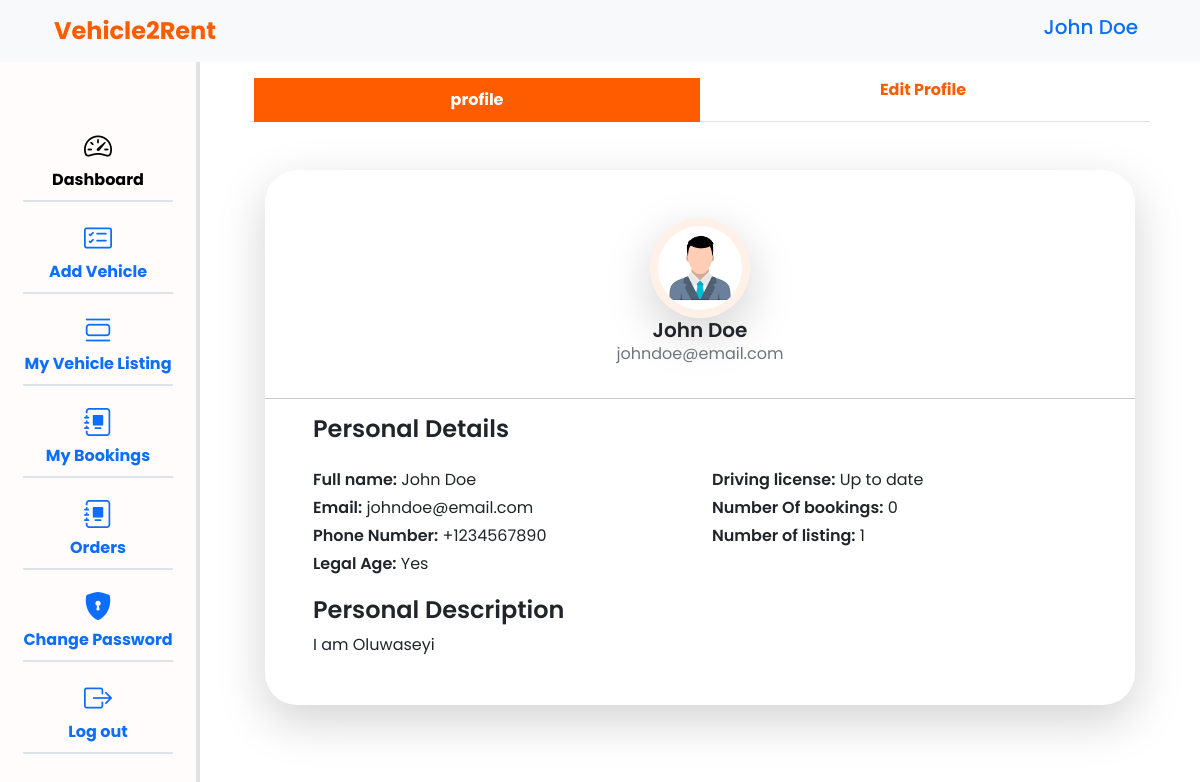
Page /users/user-profile (signed in) on the earlier database version.
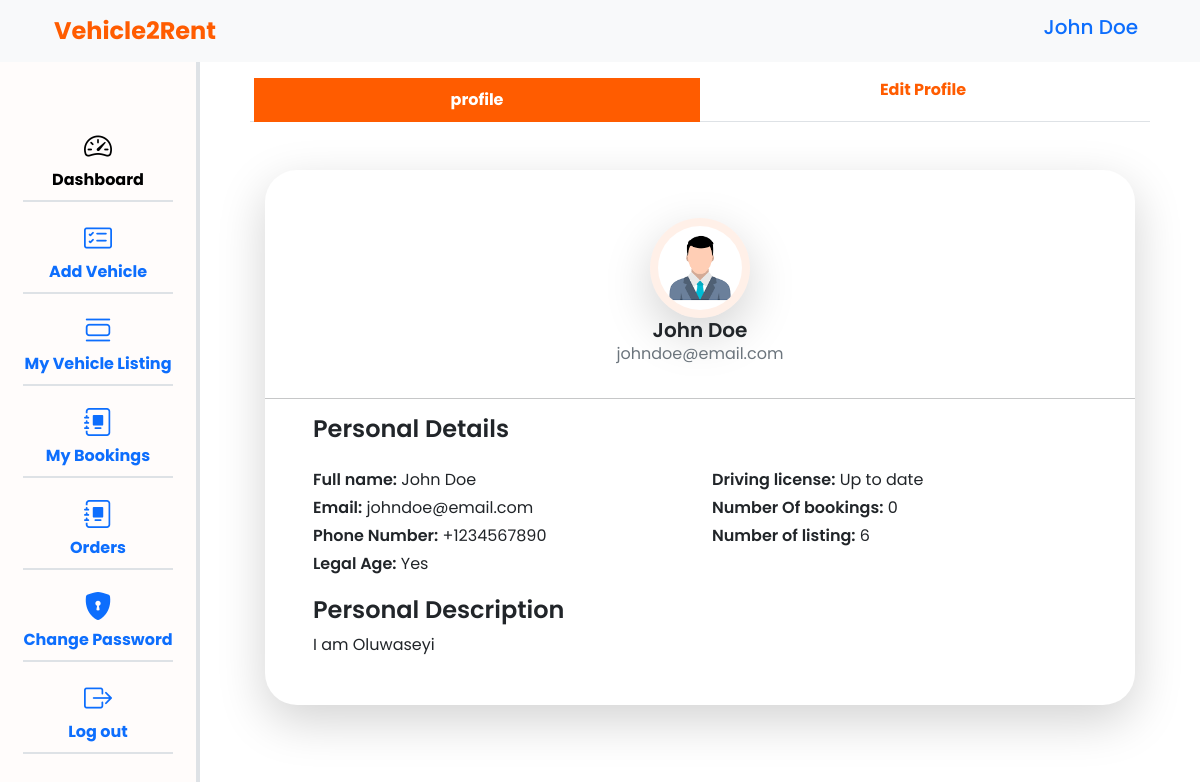
Same page on the later database version.
### apps/users/models.py (models this page shows, shortened)
class CustomUser(BaseModel, PermissionsMixin, AbstractBaseUser):
    first_name = models.CharField(max_length=100)
    last_name = models.CharField(max_length=100)
    email = models.EmailField(unique=True, max_length=100)
    gender = models.CharField(
        default="male", choices=choices.GENDER, max_length=10)
    phone_no = models.CharField(max_length=50, blank=True)
    document_type = models.CharField(
        max_length=100, choices=choices.DOCUMENT_TYPES)
    document = models.FileField(upload_to="documents/", help_text=_(
        "upload a legal document that truely identifies you for verification."),
        blank=True, null=True)
    profile_picture = models.ImageField(
        upload_to="profile picture/", default="images/dummy.png")
    personal_description = models.TextField(
        max_length=500, blank=True, null=True)
    is_active = models.BooleanField(default=True)
    is_staff = models.BooleanField(default=False)
    is_superuser = models.BooleanField(default=False)
    objects = CustomUserManager()
    USERNAME_FIELD = 'email'
    REQUIRED_FIELDS = ['first_name', 'last_name']
    class Meta:
        verbose_name = "User"
        verbose_name_plural = "Users"
    def get_full_name(self):
        return f"{self.first_name.capitalize()} {self.last_name.capitalize()}"

### apps/users/views.py (the view, shortened to what this page needs)
# urls.py: path('user-profile', views.UserProfileView.as_view(), name="user_profile"),
class UserProfileView(LoginRequiredMixin, generic.UpdateView):
    model = CustomUser
    fields = "__all__"
    template_name = "users/profile.html"
    context_object_name = "user"
    def get_object(self):
        return self.request.user
    def get_context_data(self, **kwargs):
        context = super().get_context_data(**kwargs)
        context["user"] = self.get_object()
        context["total_booking"] = Booking.objects.select_related("vehicle", "renter").filter(renter=self.request.user)
        return context

### apps/users/templates/users/profile.html (shortened to what this page needs)
{% extends "dashboard.html" %}
{% block content %}
<div class="pb-5 profile-tab">
  <ul class="nav nav-tabs px-3 px-md-1 pt-3">
    <li class="nav-item col-6 text-center fw-bold">
      <a href="#profile" class="nav-link active" data-bs-toggle="tab">profile</a>
    </li>
    <li class="nav-item col-6 text-center fw-bold">
      <a href="#edit" class="nav-link" data-bs-toggle="tab">Edit Profile
      </a>
    </li>
  </ul>
  <div class="tab-content pt-5">
    <div class="tab-pane fade show active" id="profile">
      <div class="px-md-0">
        <div class="bg-white rounded-5 shadow-lg py-5">
          <div class="d-flex justify-content-center flex-column align-items-center">
            <div class="user-avater p-2 d-flex align-items-center justify-content-center shadow-lg">
              {% if user.profile_picture %}
                <img src="{{ user.profile_picture.url }}" class="img-fluid rounded-circle" alt="" />
              {% else %}
                <img src="./media/images/User-avatar.svg.png" class="img-fluid rounded-circle" alt="" />
              {% endif %}
            </div>
            <div class="flex-column d-flex align-items-center justify-content-center">
              <h5 class="fw-semibold fs-5 mb-0">{{ user.get_full_name }}</h5>
              <p class="text-secondary">{{ user.email }}</p>
            </div>
          </div>
          <hr class="shadow" />
          <div class="px-5">
            <h4 class="fw-semibold">Personal Details</h4>
            <div class="row pt-3">
              <div class="col-12 col-md-6">
                <p class="mb-1">
                  <span class="fw-semibold">Full name:</span>
                  <span> {{ user.get_full_name }}</span>
                </p>
                <p class="mb-1">
                  <span class="fw-semibold">Email:</span>
                  <span> {{ user.email }}</span>
                </p>
                <p class="mb-1">
                  <span class="fw-semibold">Phone Number:</span>
                  {% if user.phone_no %}
                    <span>{{ user.phone_no }}</span>
                  {% else %}
                     <span>Unavailable</span>
                  {% endif %}
                </p>
                <p class="mb-1">
                  <span class="fw-semibold">Legal Age:</span>
                  <span> Yes</span>
                </p>
              </div>
              <div class="col-12 col-md-6">
                <p class="mb-1">
                  <span class="fw-semibold">Driving license:</span>
                  {% if user.document %}
                    <span> Up to date</span>
                  {% else %}
                    <span> Not Up to date</span>
                  {% endif %}
                </p>
                <p class="mb-1">
                  <span class="fw-semibold">Number Of bookings:</span>
                  <span>{{ total_booking.count }}</span>
                </p>
                <p class="mb-1">
                  <span class="fw-semibold">Number of listing:</span>
                  <span>{{ user.vehicle.count }}</span>
                </p>
              </div>
            </div>
            <div class="mt-3">
              <h4 class="fw-semibold">Personal Description</h4>
              <div>
                {% if user.personal_description %}
                  {{ user.personal_description }}
                {% else %}
                  Unavailable
                {% endif %}
              </div>
            </div>
          </div>
        </div>
      </div>
    </div>
  </div>
</div>
{% endblock content %}

### templates/dashboard.html (shortened to what the changed rows need)
{% load static %}
<!DOCTYPE html>
<html lang="en">
<head>
    <link rel="stylesheet" href="https://cdn.jsdelivr.net/npm/bootstrap-icons@1.11.3/font/bootstrap-icons.min.css" />
    <link href="https://cdn.jsdelivr.net/npm/bootstrap@5.3.3/dist/css/bootstrap.min.css" rel="stylesheet"/>
    <link rel="stylesheet" href="{% static "./bootstrap/css/bootstrap.min.css" %}" />
    <link rel="stylesheet" href="{% static "./css/index.css" %}"/>
    <link rel="stylesheet" href="{% static "./css/dashboard.css" %}"/>
</head>
<body class="border-3">
  <header>
    <nav class="navbar navbar-expand-lg bg-body-tertiary">
      <div class="container-sm">
        <div class="collapse navbar-collapse" id="navbarSupportedContent">
          <ul class="navbar-nav mb-2 fw-medium fs-5 mb-lg-0">
            <li class="nav-item">
              <a class="nav-link">{{ user.get_full_name }}</a>
            </li>
          </ul>
        </div>
      </div>
    </nav>
  </header>
  <main class="d-flex">
    <div class="col-12 col-md-9 mx-auto password">
      {% block content %}{% endblock content %}
    </div>
  </main>
</body>
</html>

Differences in the rows shown:
changed CustomUser "John Doe": vehicle.count "1" → "6"
